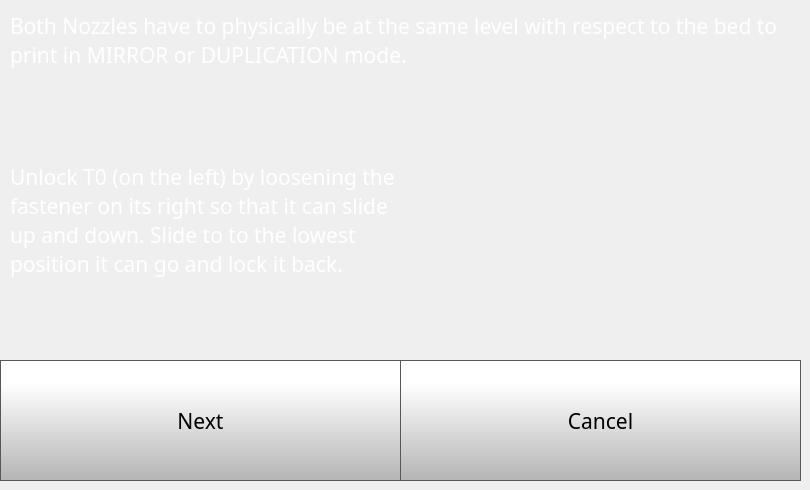
    <widget class="QWidget" name="idexConfigStep1Page">
     <widget class="QLabel" name="calibrateLabel_8">
      <property name="geometry">
       <rect>
        <x>10</x>
        <y>10</y>
        <width>781</width>
        <height>61</height>
       </rect>
      </property>
      <property name="font">
       <font>
        <family>Gotham</family>
        <pointsize>16</pointsize>
        <weight>50</weight>
        <bold>false</bold>
       </font>
      </property>
      <property name="styleSheet">
       <string notr="true">color: rgb(255, 255, 255);</string>
      </property>
      <property name="text">
       <string>Both Nozzles have to physically be at the same level with respect to the bed to print in MIRROR or DUPLICATION mode.</string>
      </property>
      <property name="wordWrap">
       <bool>true</bool>
      </property>
     </widget>
     <widget class="QLabel" name="calibrateLabel_14">
      <property name="geometry">
       <rect>
        <x>10</x>
        <y>80</y>
        <width>391</width>
        <height>281</height>
       </rect>
      </property>
      <property name="font">
       <font>
        <family>Gotham</family>
        <pointsize>16</pointsize>
        <weight>50</weight>
        <bold>false</bold>
       </font>
      </property>
      <property name="styleSheet">
       <string notr="true">color: rgb(255, 255, 255);</string>
      </property>
      <property name="text">
       <string>Unlock T0 (on the left) by loosening the fastener on its right so that it can slide up and down. Slide to to the lowest position it can go and lock it back.</string>
      </property>
      <property name="wordWrap">
       <bool>true</bool>
      </property>
     </widget>
     <widget class="QPushButton" name="idexConfigStep1NextButton">
      <property name="geometry">
       <rect>
        <x>0</x>
        <y>360</y>
        <width>401</width>
        <height>121</height>
       </rect>
      </property>
      <property name="font">
       <font>
        <family>Gotham</family>
        <pointsize>16</pointsize>
       </font>
      </property>
      <property name="styleSheet">
       <string notr="true">QPushButton {
     border: 1px solid rgb(87, 87, 87);
	background-color: qlineargradient(spread:pad, x1:0, y1:1, x2:0, y2:0.188, stop:0 rgba(180, 180, 180, 255), stop:1 rgba(255, 255, 255, 255));


}

QPushButton:pressed {
    background-color: qlineargradient(x1: 0, y1: 0, x2: 0, y2: 1,
                                      stop: 0 #dadbde, stop: 1 #f6f7fa);
}

QPushButton:flat {
    border: none; /* no border for a flat push button */
}

QPushButton:default {
    border-color: navy; /* make the default button prominent */
}

QPushButton:focus {
	outline: none;
}</string>
      </property>
      <property name="text">
       <string>Next</string>
      </property>
      <property name="iconSize">
       <size>
        <width>40</width>
        <height>40</height>
       </size>
      </property>
     </widget>
     <widget class="QPushButton" name="idexConfigStep1CancelButton">
      <property name="enabled">
       <bool>true</bool>
      </property>
      <property name="geometry">
       <rect>
        <x>400</x>
        <y>360</y>
        <width>401</width>
        <height>121</height>
       </rect>
      </property>
      <property name="font">
       <font>
        <family>Gotham</family>
        <pointsize>16</pointsize>
       </font>
      </property>
      <property name="styleSheet">
       <string notr="true">QPushButton {
     border: 1px solid rgb(87, 87, 87);
	background-color: qlineargradient(spread:pad, x1:0, y1:1, x2:0, y2:0.188, stop:0 rgba(180, 180, 180, 255), stop:1 rgba(255, 255, 255, 255));


}

QPushButton:pressed {
    background-color: qlineargradient(x1: 0, y1: 0, x2: 0, y2: 1,
                                      stop: 0 #dadbde, stop: 1 #f6f7fa);
}

QPushButton:flat {
    border: none; /* no border for a flat push button */
}

QPushButton:default {
    border-color: navy; /* make the default button prominent */
}

QPushButton:focus {
	outline: none;
}</string>
      </property>
      <property name="text">
       <string>Cancel</string>
      </property>
      <property name="iconSize">
       <size>
        <width>40</width>
        <height>40</height>
       </size>
      </property>
     </widget>
     <widget class="QLabel" name="Nozzlelevel1">
      <property name="geometry">
       <rect>
        <x>410</x>
        <y>90</y>
        <width>361</width>
        <height>261</height>
       </rect>
      </property>
      <property name="text">
       <string/>
      </property>
      <property name="alignment">
       <set>Qt::AlignCenter</set>
      </property>
     </widget>
    </widget>
